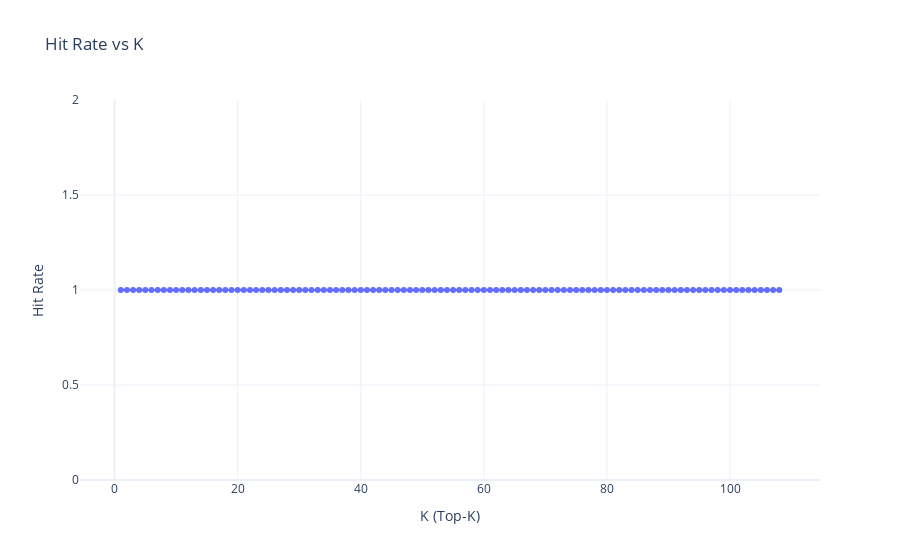

Notebook source saved alongside this figure:
### Code cell
mat_dir = "templates/CASIA1/features"
data = preprocess_dataset(mat_dir, feature_key='template')
index, person_ids = build_hnsw_index(data)
hit_rates, accuracy_k1 = evaluate_hit_rate_vs_k(index, data, person_ids)
plot_hit_rate(hit_rates)

print(f"Top-1 Accuracy: {accuracy_k1:.4f}")

### Figure 1 — Plotly figure (JSON) as saved in the notebook; plotly's stock layout.template omitted (floating-point values rounded to 4 significant figures)
{"data": [{"mode": "lines+markers", "name": "Hit Rate", "type": "scatter", "x": [1, 2, 3, 4, 5, 6, 7, 8, 9, 10, 11, 12, 13, 14, 15, 16, 17, 18, 19, 20, 21, 22, 23, 24, 25, 26, 27, 28, 29, 30, 31, 32, 33, 34, 35, 36, 37, 38, 39, 40, 41, 42, 43, 44, 45, 46, 47, 48, 49, 50, 51, 52, 53, 54, 55, 56, 57, 58, 59, 60, 61, 62, 63, 64, 65, 66, 67, 68, 69, 70, 71, 72, 73, 74, 75, 76, 77, 78, 79, 80, 81, 82, 83, 84, 85, 86, 87, 88, 89, 90, 91, 92, 93, 94, 95, 96, 97, 98, 99, 100, 101, 102, 103, 104, 105, 106, 107, 108], "y": [1, 1, 1, 1, 1, 1, 1, 1, 1, 1, 1, 1, 1, 1, 1, 1, 1, 1, 1, 1, 1, 1, 1, 1, 1, 1, 1, 1, 1, 1, 1, 1, 1, 1, 1, 1, 1, 1, 1, 1, 1, 1, 1, 1, 1, 1, 1, 1, 1, 1, 1, 1, 1, 1, 1, 1, 1, 1, 1, 1, 1, 1, 1, 1, 1, 1, 1, 1, 1, 1, 1, 1, 1, 1, 1, 1, 1, 1, 1, 1, 1, 1, 1, 1, 1, 1, 1, 1, 1, 1, 1, 1, 1, 1, 1, 1, 1, 1, 1, 1, 1, 1, 1, 1, 1, 1, 1, 1]}], "layout": {"title": {"text": "Hit Rate vs K"}, "xaxis": {"title": {"text": "K (Top-K)"}}, "yaxis": {"title": {"text": "Hit Rate"}}}}
